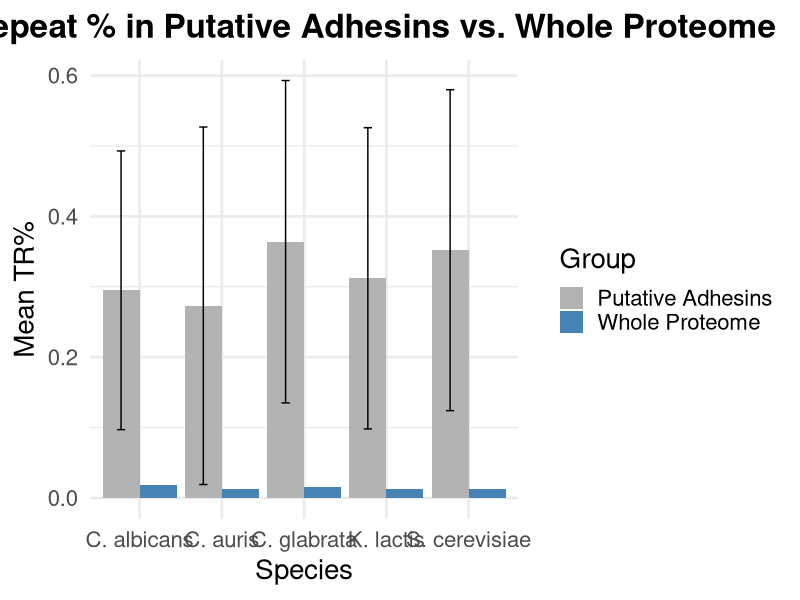
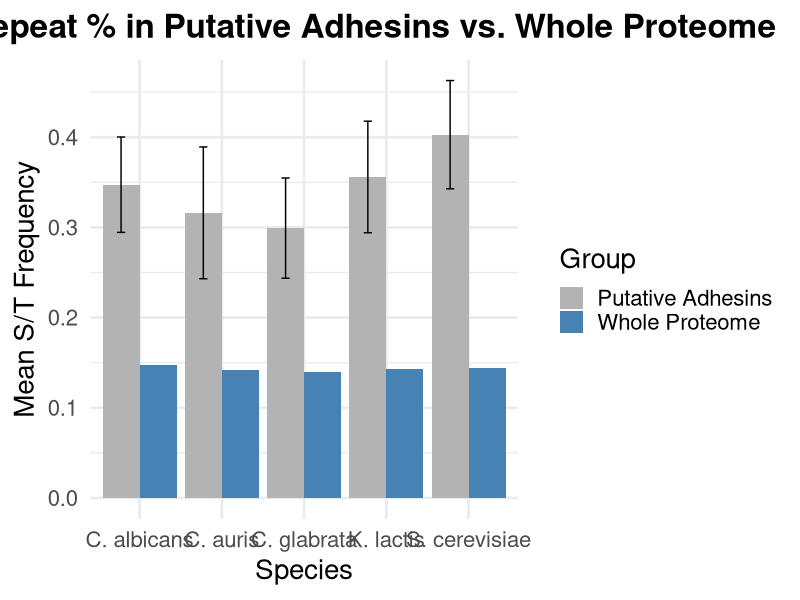
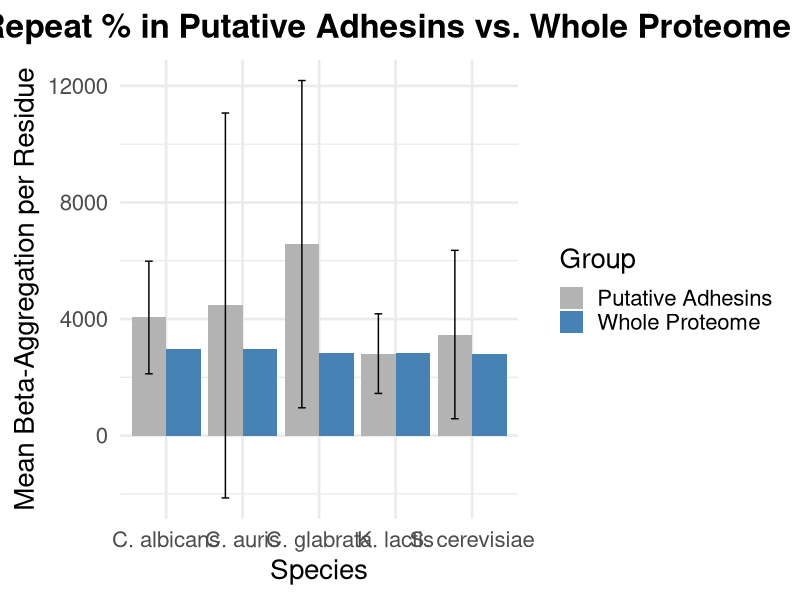

The R script that drew these images, in order:
## ---- chunk 1
library(ggplot2)
library(dplyr)
## ---- chunk 2
# Tandem Repeats
data <- data.frame(
  Species = rep(c("C. auris", "C. albicans", "C. glabrata", "K. lactis", "S. cerevisiae"), each = 2),
  Group = rep(c("Putative Adhesins", "Whole Proteome"), times = 5),
  Mean_TR = c(0.273, 0.013, 0.295, 0.018, 0.364, 0.016, 0.312, 0.012, 0.352, 0.013),
  SD = c(0.254, NA, 0.198, NA, 0.229, NA, 0.214, NA, 0.228, NA)
)

# Plot
ggplot(data, aes(x = Species, y = Mean_TR, fill = Group)) +
  geom_bar(stat = "identity", position = position_dodge(width = 0.9)) +
  geom_errorbar(aes(ymin = Mean_TR - SD, ymax = Mean_TR + SD),
                position = position_dodge(width = 0.9),
                width = 0.2, na.rm = TRUE) +
  labs(title = "Tandem Repeat % in Putative Adhesins vs. Whole Proteome",
       y = "Mean TR%", x = "Species") +
  scale_fill_manual(values = c("gray70", "steelblue")) +
  theme_minimal(base_size = 20) +
  theme(plot.title = element_text(family = "Helvetica", face = "bold", hjust = 0.5))

## ---- chunk 3
st_data <- data.frame(
  Species = rep(c("C. auris", "C. albicans", "C. glabrata", "K. lactis", "S. cerevisiae"), each = 2),
  Group = rep(c("Putative Adhesins", "Whole Proteome"), times = 5),
  Mean_TR = c(0.31614285714286, 0.1420968992, 0.34734146341463, 0.14789942, 0.2992, 0.1392112975, 0.35589285714286, 0.1430392235, 0.40281481481481, 0.1441122836),
  SD = c(0.073061966989728, NA, 0.052903321743695, NA, 0.055544416661103, NA, 0.061842737930123, NA, 0.060022858014468, NA)
)

# Plot
ggplot(st_data, aes(x = Species, y = Mean_TR, fill = Group)) +
  geom_bar(stat = "identity", position = position_dodge(width = 0.9)) +
  geom_errorbar(aes(ymin = Mean_TR - SD, ymax = Mean_TR + SD),
                position = position_dodge(width = 0.9),
                width = 0.2, na.rm = TRUE) +
  labs(title = "Tandem Repeat % in Putative Adhesins vs. Whole Proteome",
       y = "Mean S/T Frequency", x = "Species") +
  scale_fill_manual(values = c("gray70", "steelblue")) +
  theme_minimal(base_size = 20) +
  theme(plot.title = element_text(family = "Helvetica", face = "bold", hjust = 0.5))

## ---- chunk 4
beta_data <- data.frame(
  Species = rep(c("C. auris", "C. albicans", "C. glabrata", "K. lactis", "S. cerevisiae"), each = 2),
  Group = rep(c("Putative Adhesins", "Whole Proteome"), times = 5),
  Mean_TR = c(4465.715, 2958.407695, 4052.7663414634, 2958.734827, 6568.4882222222, 2826.347839, 2812.9710714286, 2839.59059, 3467.9077777778, 2800.254356),
  SD = c(6605.0358787597, NA, 1931.3576448475, NA, 5615.8530737362, NA, 1366.3415130516, NA, 2889.7353592127, NA)
)

# Plot
ggplot(beta_data, aes(x = Species, y = Mean_TR, fill = Group)) +
  geom_bar(stat = "identity", position = position_dodge(width = 0.9)) +
  geom_errorbar(aes(ymin = Mean_TR - SD, ymax = Mean_TR + SD),
                position = position_dodge(width = 0.9),
                width = 0.2, na.rm = TRUE) +
  labs(title = "Tandem Repeat % in Putative Adhesins vs. Whole Proteome",
       y = "Mean Beta-Aggregation per Residue", x = "Species") +
  scale_fill_manual(values = c("gray70", "steelblue")) +
  theme_minimal(base_size = 20) +
  theme(plot.title = element_text(family = "Helvetica", face = "bold", hjust = 0.5))
